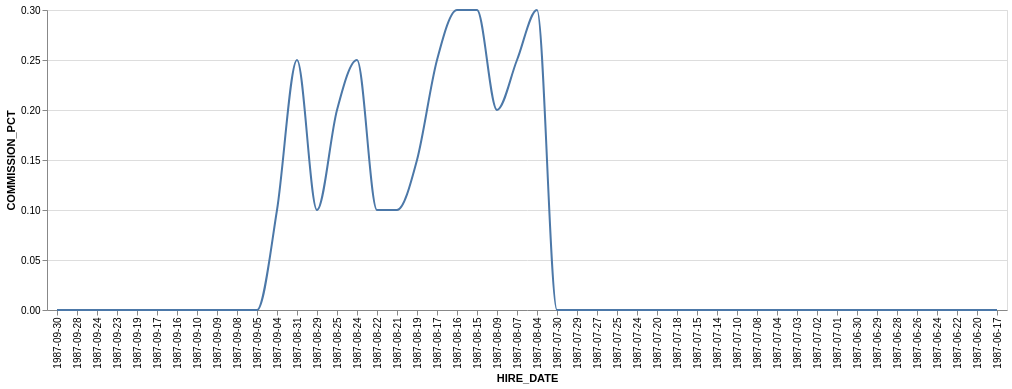

Describe this chart as a Vega-Lite specification.
### Vega-Lite specification from a JSON file in a GitHub repository (floating-point values rounded to 4 significant figures)
{"data": {"values": [{"x_data": "1987-09-30", "y_data": 0}, {"x_data": "1987-09-28", "y_data": 0}, {"x_data": "1987-09-24", "y_data": 0}, {"x_data": "1987-09-23", "y_data": 0}, {"x_data": "1987-09-19", "y_data": 0}, {"x_data": "1987-09-17", "y_data": 0}, {"x_data": "1987-09-16", "y_data": 0}, {"x_data": "1987-09-10", "y_data": 0}, {"x_data": "1987-09-09", "y_data": 0}, {"x_data": "1987-09-08", "y_data": 0}, {"x_data": "1987-09-05", "y_data": 0}, {"x_data": "1987-09-04", "y_data": 0.1}, {"x_data": "1987-08-31", "y_data": 0.25}, {"x_data": "1987-08-29", "y_data": 0.1}, {"x_data": "1987-08-25", "y_data": 0.2}, {"x_data": "1987-08-24", "y_data": 0.25}, {"x_data": "1987-08-22", "y_data": 0.1}, {"x_data": "1987-08-21", "y_data": 0.1}, {"x_data": "1987-08-19", "y_data": 0.15}, {"x_data": "1987-08-17", "y_data": 0.25}, {"x_data": "1987-08-16", "y_data": 0.3}, {"x_data": "1987-08-15", "y_data": 0.3}, {"x_data": "1987-08-09", "y_data": 0.2}, {"x_data": "1987-08-07", "y_data": 0.25}, {"x_data": "1987-08-04", "y_data": 0.3}, {"x_data": "1987-07-30", "y_data": 0}, {"x_data": "1987-07-29", "y_data": 0}, {"x_data": "1987-07-27", "y_data": 0}, {"x_data": "1987-07-25", "y_data": 0}, {"x_data": "1987-07-24", "y_data": 0}, {"x_data": "1987-07-20", "y_data": 0}, {"x_data": "1987-07-18", "y_data": 0}, {"x_data": "1987-07-15", "y_data": 0}, {"x_data": "1987-07-14", "y_data": 0}, {"x_data": "1987-07-10", "y_data": 0}, {"x_data": "1987-07-08", "y_data": 0}, {"x_data": "1987-07-04", "y_data": 0}, {"x_data": "1987-07-03", "y_data": 0}, {"x_data": "1987-07-02", "y_data": 0}, {"x_data": "1987-07-01", "y_data": 0}, {"x_data": "1987-06-30", "y_data": 0}, {"x_data": "1987-06-29", "y_data": 0}, {"x_data": "1987-06-28", "y_data": 0}, {"x_data": "1987-06-26", "y_data": 0}, {"x_data": "1987-06-24", "y_data": 0}, {"x_data": "1987-06-22", "y_data": 0}, {"x_data": "1987-06-20", "y_data": 0}, {"x_data": "1987-06-17", "y_data": 0}]}, "mark": {"type": "line", "interpolate": "monotone"}, "encoding": {"x": {"field": "x_data", "type": "nominal", "title": "HIRE_DATE", "sort": "descending"}, "y": {"field": "y_data", "type": "quantitative", "title": "COMMISSION_PCT"}}}
